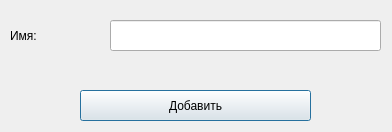
<?xml version="1.0" encoding="UTF-8"?>
<ui version="4.0">
 <class>Dialog</class>
 <widget class="QDialog" name="Dialog">
  <property name="geometry">
   <rect>
    <x>0</x>
    <y>0</y>
    <width>392</width>
    <height>132</height>
   </rect>
  </property>
  <property name="windowTitle">
   <string>Dialog</string>
  </property>
  <widget class="QLabel" name="label">
   <property name="geometry">
    <rect>
     <x>10</x>
     <y>10</y>
     <width>91</width>
     <height>51</height>
    </rect>
   </property>
   <property name="styleSheet">
    <string notr="true">font: 16pt &quot;Perpetua&quot;;</string>
   </property>
   <property name="text">
    <string>Имя:</string>
   </property>
  </widget>
  <widget class="QLineEdit" name="line_name">
   <property name="geometry">
    <rect>
     <x>110</x>
     <y>20</y>
     <width>271</width>
     <height>31</height>
    </rect>
   </property>
  </widget>
  <widget class="QPushButton" name="pushButton">
   <property name="geometry">
    <rect>
     <x>80</x>
     <y>90</y>
     <width>231</width>
     <height>31</height>
    </rect>
   </property>
   <property name="styleSheet">
    <string notr="true">font: 13pt &quot;Perpetua&quot;;</string>
   </property>
   <property name="text">
    <string>Добавить</string>
   </property>
  </widget>
 </widget>
 <resources/>
 <connections/>
</ui>
